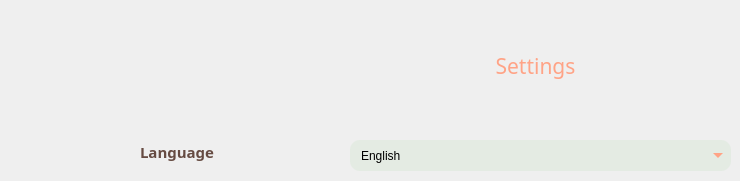
       <widget class="QWidget" name="settings_pg">
        <widget class="QLabel" name="Title_3">
         <property name="geometry">
          <rect>
           <x>340</x>
           <y>30</y>
           <width>391</width>
           <height>71</height>
          </rect>
         </property>
         <property name="font">
          <font>
           <family>Montserrat SemiBold</family>
           <pointsize>16</pointsize>
           <weight>7</weight>
           <italic>false</italic>
           <bold>false</bold>
          </font>
         </property>
         <property name="styleSheet">
          <string notr="true">color: rgb(255, 163, 134);
font: 63 16pt &quot;Montserrat SemiBold&quot;;</string>
         </property>
         <property name="text">
          <string>Settings</string>
         </property>
         <property name="alignment">
          <set>Qt::AlignCenter</set>
         </property>
        </widget>
        <widget class="QLabel" name="label">
         <property name="geometry">
          <rect>
           <x>140</x>
           <y>131</y>
           <width>261</width>
           <height>41</height>
          </rect>
         </property>
         <property name="font">
          <font>
           <family>Montserrat SemiBold</family>
           <pointsize>11</pointsize>
           <weight>75</weight>
           <bold>true</bold>
          </font>
         </property>
         <property name="styleSheet">
          <string notr="true">color: rgb(102, 75, 66);</string>
         </property>
         <property name="text">
          <string>Language</string>
         </property>
        </widget>
        <widget class="QComboBox" name="langsel">
         <property name="geometry">
          <rect>
           <x>350</x>
           <y>140</y>
           <width>381</width>
           <height>31</height>
          </rect>
         </property>
         <property name="styleSheet">
          <string notr="true">/* QComboBox */
QComboBox {
    background-color: rgb(228, 235, 227);
    border-radius: 10px;
    font: 57 9pt &quot;Montserrat Medium&quot;;
    padding-left: 11px;
    border: none;
}

QComboBox::drop-down {
    border: none;
    width: 25px;
    subcontrol-origin: padding;
    subcontrol-position: right;
}

QComboBox::down-arrow {
    border: 5px solid rgba(255, 255, 255, 0);
    width: 0;
    height: 0;
    border-bottom: none;
    border-top-color: rgb(255, 163, 134);
}

/* Hover effect */
QComboBox::drop-down:hover {
    background-color: rgb(229, 226, 218);
	border-top-right-radius: 10px;
	border-bottom-right-radius: 10px;
}
</string>
         </property>
         <item>
          <property name="text">
           <string>English</string>
          </property>
         </item>
        </widget>
       </widget>
